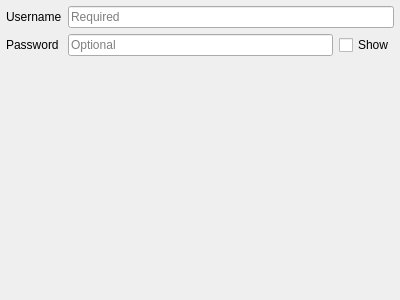
<?xml version="1.0" encoding="UTF-8"?>
<ui version="4.0">
    <class>QgsAuthMapLargeEdit</class>
    <widget class="QWidget" name="QgsAuthMapLargeEdit">
        <property name="geometry">
            <rect>
                <x>0</x>
                <y>0</y>
                <width>400</width>
                <height>300</height>
            </rect>
        </property>
        <layout class="QGridLayout" name="gridLayout">
            <property name="leftMargin">
                <number>6</number>
            </property>
            <property name="topMargin">
                <number>6</number>
            </property>
            <property name="rightMargin">
                <number>6</number>
            </property>
            <property name="bottomMargin">
                <number>6</number>
            </property>
            <item row="0" column="1">
                <widget class="QLineEdit" name="leUsername">
                    <property name="placeholderText">
                        <string>Required</string>
                    </property>
                </widget>
            </item>
            <item row="3" column="1">
                <spacer name="verticalSpacer_2">
                    <property name="orientation">
                        <enum>Qt::Vertical</enum>
                    </property>
                    <property name="sizeHint" stdset="0">
                        <size>
                            <width>20</width>
                            <height>173</height>
                        </size>
                    </property>
                </spacer>
            </item>
            <item row="1" column="1">
                <layout class="QHBoxLayout" name="horizontalLayout_2">
                    <property name="spacing">
                        <number>6</number>
                    </property>
                    <item>
                        <widget class="QLineEdit" name="lePassword">
                            <property name="text">
                                <string/>
                            </property>
                            <property name="echoMode">
                                <enum>QLineEdit::Password</enum>
                            </property>
                            <property name="placeholderText">
                                <string>Optional</string>
                            </property>
                        </widget>
                    </item>
                    <item>
                        <widget class="QCheckBox" name="chkPasswordShow">
                            <property name="sizePolicy">
                                <sizepolicy hsizetype="Maximum" vsizetype="Fixed">
                                    <horstretch>0</horstretch>
                                    <verstretch>0</verstretch>
                                </sizepolicy>
                            </property>
                            <property name="text">
                                <string>Show</string>
                            </property>
                        </widget>
                    </item>
                </layout>
            </item>
            <item row="0" column="0">
                <widget class="QLabel" name="lblUsername">
                    <property name="text">
                        <string>Username</string>
                    </property>
                </widget>
            </item>
            <item row="1" column="0">
                <widget class="QLabel" name="lblPassword">
                    <property name="text">
                        <string>Password</string>
                    </property>
                </widget>
            </item>
        </layout>
    </widget>
    <tabstops>
        <tabstop>leUsername</tabstop>
        <tabstop>lePassword</tabstop>
        <tabstop>chkPasswordShow</tabstop>
    </tabstops>
    <resources/>
    <connections/>
</ui>
